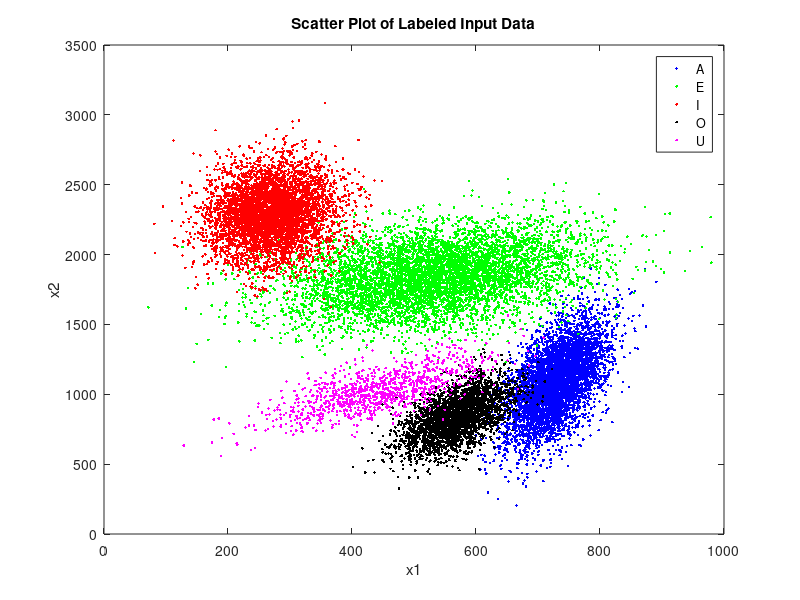

Reproduce this figure in MATLAB. (Note: this script raises an error after producing the figure.)
% Homework 6: k-means

%clc;
%clear all;
%close all;


dataset = load('vowels.mat');

M = 5;
mu_0 = repmat(min(dataset.allvow), 5, 1) + repmat(max(dataset.allvow) - min(dataset.allvow), 5, 1) .* rand(5,2);
%mu_0 = 1.0e+03*[0.4, 1; 0.6, 1.2; 0.5, 1.4; 0.7, 1.6; 0.8, 1.8];

max_iter = 1000;


% generate scatter plots

 figure;
 plot(dataset.a(:,1), dataset.a(:,2), 'b.');
 hold on;
 plot(dataset.e(:,1), dataset.e(:,2), 'g.');
 plot(dataset.i(:,1), dataset.i(:,2), 'r.');
 plot(dataset.o(:,1), dataset.o(:,2), 'k.');
 plot(dataset.y(:,1), dataset.y(:,2), 'm.');
 xlabel('x1');
 ylabel('x2');
 title('Scatter Plot of Labeled Input Data');
 legend('A', 'E', 'I', 'O', 'U', 'Y');

%%
% run k-means algorithm

[mu, D] = k_means(dataset.allvow, M, mu_0, max_iter);


% plot GMM
%%
for m = 1:M
    plotGaussContour(mu(m,:), 100);
end


% plot log-Likelihood

% figure;
% plot(L);
% xlabel('Iteration');
% ylabel('log-Likelihood');
% title('log-Likelihood Behaviour');
